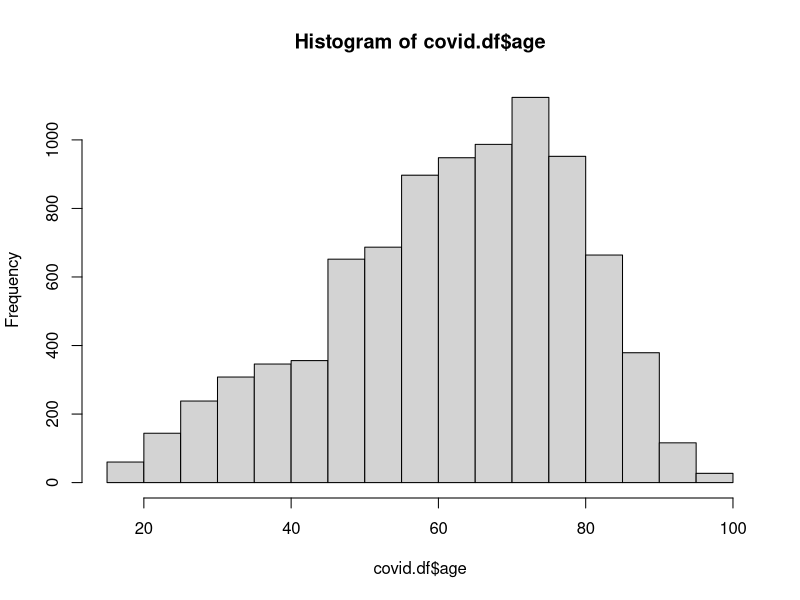

Source code (R):
## ---- chunk 1
covid.df <- read.csv("merged_surveys.csv")
## ---- chunk 2
hist(covid.df$age)
